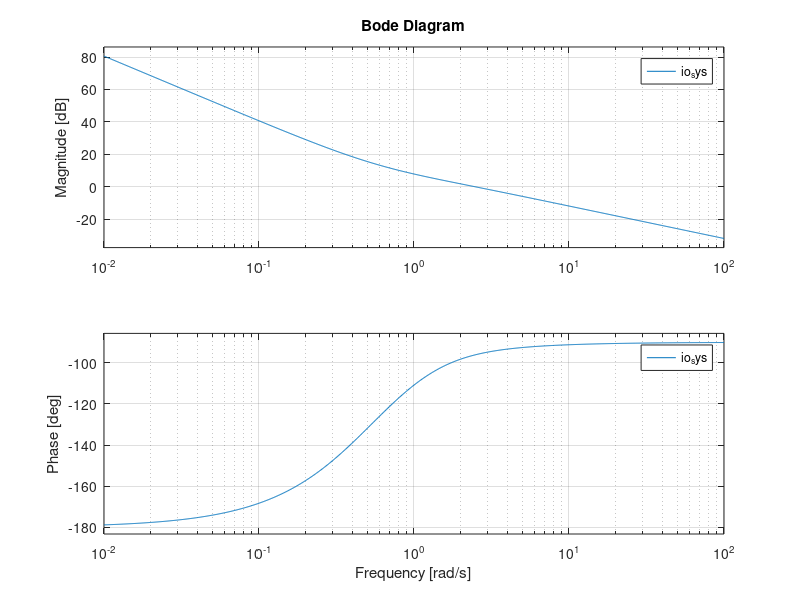

MATLAB code for this plot: (Note: this script raises an error after producing the figure.)
%% IOPID
s=tf('s');
p=1.0263/(0.71*s+1)/s;
c=2.89+1.04/s+1.79*s;
io_sys=c*p;
bode(io_sys);
hold on
%% FOPID
s=fotf('s');
p=1.0263/(0.71*s+1)/s;
c=2.89+1.04/s+1.79*s;
fo_sys=c*p;
bode(fo_sys);

%% FOPD
s=fotf('s');
p=1.0263/(0.71*s+1)/s;

c=2.6992*(1+0.6192*s^0.9694);
%2016 paper has something wrong here

fopd_sys=c*p;
bode(fopd_sys);

w=2.51;
j=sqrt(-1); H1=freqresp(j*w,fopd_sys); H1=frd(H1,w);
[mag,phase,wout]=bode(H1,w)
phi_m=180-abs(phase)



